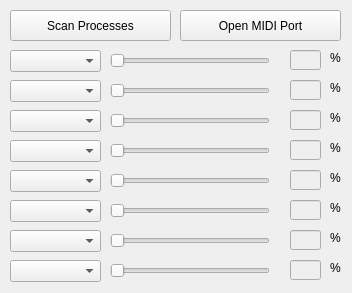
<?xml version="1.0" encoding="UTF-8"?>
<ui version="4.0">
 <class>MainWindow</class>
 <widget class="QMainWindow" name="MainWindow">
  <property name="geometry">
   <rect>
    <x>0</x>
    <y>0</y>
    <width>352</width>
    <height>293</height>
   </rect>
  </property>
  <property name="windowTitle">
   <string>Power Mixer</string>
  </property>
  <widget class="QWidget" name="centralwidget">
   <widget class="QPushButton" name="pushScan">
    <property name="geometry">
     <rect>
      <x>10</x>
      <y>10</y>
      <width>161</width>
      <height>31</height>
     </rect>
    </property>
    <property name="text">
     <string>Scan Processes</string>
    </property>
   </widget>
   <widget class="QPushButton" name="pushMIDI">
    <property name="geometry">
     <rect>
      <x>180</x>
      <y>10</y>
      <width>161</width>
      <height>31</height>
     </rect>
    </property>
    <property name="text">
     <string>Open MIDI Port</string>
    </property>
   </widget>
   <widget class="QComboBox" name="listProcess0">
    <property name="geometry">
     <rect>
      <x>10</x>
      <y>50</y>
      <width>91</width>
      <height>22</height>
     </rect>
    </property>
   </widget>
   <widget class="QComboBox" name="listProcess1">
    <property name="geometry">
     <rect>
      <x>10</x>
      <y>80</y>
      <width>91</width>
      <height>22</height>
     </rect>
    </property>
   </widget>
   <widget class="QComboBox" name="listProcess2">
    <property name="geometry">
     <rect>
      <x>10</x>
      <y>110</y>
      <width>91</width>
      <height>22</height>
     </rect>
    </property>
   </widget>
   <widget class="QComboBox" name="listProcess3">
    <property name="geometry">
     <rect>
      <x>10</x>
      <y>140</y>
      <width>91</width>
      <height>22</height>
     </rect>
    </property>
   </widget>
   <widget class="QComboBox" name="listProcess4">
    <property name="geometry">
     <rect>
      <x>10</x>
      <y>170</y>
      <width>91</width>
      <height>22</height>
     </rect>
    </property>
   </widget>
   <widget class="QComboBox" name="listProcess5">
    <property name="geometry">
     <rect>
      <x>10</x>
      <y>200</y>
      <width>91</width>
      <height>22</height>
     </rect>
    </property>
   </widget>
   <widget class="QComboBox" name="listProcess6">
    <property name="geometry">
     <rect>
      <x>10</x>
      <y>230</y>
      <width>91</width>
      <height>22</height>
     </rect>
    </property>
   </widget>
   <widget class="QComboBox" name="listProcess7">
    <property name="geometry">
     <rect>
      <x>10</x>
      <y>260</y>
      <width>91</width>
      <height>22</height>
     </rect>
    </property>
   </widget>
   <widget class="QSlider" name="sliderProcess0">
    <property name="enabled">
     <bool>false</bool>
    </property>
    <property name="geometry">
     <rect>
      <x>110</x>
      <y>50</y>
      <width>160</width>
      <height>22</height>
     </rect>
    </property>
    <property name="orientation">
     <enum>Qt::Horizontal</enum>
    </property>
   </widget>
   <widget class="QSlider" name="sliderProcess1">
    <property name="enabled">
     <bool>false</bool>
    </property>
    <property name="geometry">
     <rect>
      <x>110</x>
      <y>80</y>
      <width>160</width>
      <height>22</height>
     </rect>
    </property>
    <property name="orientation">
     <enum>Qt::Horizontal</enum>
    </property>
   </widget>
   <widget class="QSlider" name="sliderProcess2">
    <property name="enabled">
     <bool>false</bool>
    </property>
    <property name="geometry">
     <rect>
      <x>110</x>
      <y>110</y>
      <width>160</width>
      <height>22</height>
     </rect>
    </property>
    <property name="orientation">
     <enum>Qt::Horizontal</enum>
    </property>
   </widget>
   <widget class="QSlider" name="sliderProcess3">
    <property name="enabled">
     <bool>false</bool>
    </property>
    <property name="geometry">
     <rect>
      <x>110</x>
      <y>140</y>
      <width>160</width>
      <height>22</height>
     </rect>
    </property>
    <property name="orientation">
     <enum>Qt::Horizontal</enum>
    </property>
   </widget>
   <widget class="QSlider" name="sliderProcess4">
    <property name="enabled">
     <bool>false</bool>
    </property>
    <property name="geometry">
     <rect>
      <x>110</x>
      <y>170</y>
      <width>160</width>
      <height>22</height>
     </rect>
    </property>
    <property name="orientation">
     <enum>Qt::Horizontal</enum>
    </property>
   </widget>
   <widget class="QSlider" name="sliderProcess5">
    <property name="enabled">
     <bool>false</bool>
    </property>
    <property name="geometry">
     <rect>
      <x>110</x>
      <y>200</y>
      <width>160</width>
      <height>22</height>
     </rect>
    </property>
    <property name="orientation">
     <enum>Qt::Horizontal</enum>
    </property>
   </widget>
   <widget class="QSlider" name="sliderProcess6">
    <property name="enabled">
     <bool>false</bool>
    </property>
    <property name="geometry">
     <rect>
      <x>110</x>
      <y>230</y>
      <width>160</width>
      <height>22</height>
     </rect>
    </property>
    <property name="orientation">
     <enum>Qt::Horizontal</enum>
    </property>
   </widget>
   <widget class="QSlider" name="sliderProcess7">
    <property name="enabled">
     <bool>false</bool>
    </property>
    <property name="geometry">
     <rect>
      <x>110</x>
      <y>260</y>
      <width>160</width>
      <height>22</height>
     </rect>
    </property>
    <property name="orientation">
     <enum>Qt::Horizontal</enum>
    </property>
   </widget>
   <widget class="QLineEdit" name="processValue0">
    <property name="enabled">
     <bool>false</bool>
    </property>
    <property name="geometry">
     <rect>
      <x>290</x>
      <y>50</y>
      <width>31</width>
      <height>20</height>
     </rect>
    </property>
    <property name="readOnly">
     <bool>true</bool>
    </property>
   </widget>
   <widget class="QLineEdit" name="processValue1">
    <property name="enabled">
     <bool>false</bool>
    </property>
    <property name="geometry">
     <rect>
      <x>290</x>
      <y>80</y>
      <width>31</width>
      <height>20</height>
     </rect>
    </property>
    <property name="readOnly">
     <bool>true</bool>
    </property>
   </widget>
   <widget class="QLineEdit" name="processValue2">
    <property name="enabled">
     <bool>false</bool>
    </property>
    <property name="geometry">
     <rect>
      <x>290</x>
      <y>110</y>
      <width>31</width>
      <height>20</height>
     </rect>
    </property>
    <property name="readOnly">
     <bool>true</bool>
    </property>
   </widget>
   <widget class="QLineEdit" name="processValue3">
    <property name="enabled">
     <bool>false</bool>
    </property>
    <property name="geometry">
     <rect>
      <x>290</x>
      <y>140</y>
      <width>31</width>
      <height>20</height>
     </rect>
    </property>
    <property name="readOnly">
     <bool>true</bool>
    </property>
   </widget>
   <widget class="QLineEdit" name="processValue4">
    <property name="enabled">
     <bool>false</bool>
    </property>
    <property name="geometry">
     <rect>
      <x>290</x>
      <y>170</y>
      <width>31</width>
      <height>20</height>
     </rect>
    </property>
    <property name="readOnly">
     <bool>true</bool>
    </property>
   </widget>
   <widget class="QLineEdit" name="processValue5">
    <property name="enabled">
     <bool>false</bool>
    </property>
    <property name="geometry">
     <rect>
      <x>290</x>
      <y>200</y>
      <width>31</width>
      <height>20</height>
     </rect>
    </property>
    <property name="readOnly">
     <bool>true</bool>
    </property>
   </widget>
   <widget class="QLineEdit" name="processValue6">
    <property name="enabled">
     <bool>false</bool>
    </property>
    <property name="geometry">
     <rect>
      <x>290</x>
      <y>230</y>
      <width>31</width>
      <height>20</height>
     </rect>
    </property>
    <property name="readOnly">
     <bool>true</bool>
    </property>
   </widget>
   <widget class="QLineEdit" name="processValue7">
    <property name="enabled">
     <bool>false</bool>
    </property>
    <property name="geometry">
     <rect>
      <x>290</x>
      <y>260</y>
      <width>31</width>
      <height>20</height>
     </rect>
    </property>
    <property name="readOnly">
     <bool>true</bool>
    </property>
   </widget>
   <widget class="QLabel" name="label">
    <property name="geometry">
     <rect>
      <x>330</x>
      <y>50</y>
      <width>47</width>
      <height>16</height>
     </rect>
    </property>
    <property name="text">
     <string>%</string>
    </property>
   </widget>
   <widget class="QLabel" name="label_2">
    <property name="geometry">
     <rect>
      <x>330</x>
      <y>80</y>
      <width>47</width>
      <height>16</height>
     </rect>
    </property>
    <property name="text">
     <string>%</string>
    </property>
   </widget>
   <widget class="QLabel" name="label_3">
    <property name="geometry">
     <rect>
      <x>330</x>
      <y>110</y>
      <width>47</width>
      <height>16</height>
     </rect>
    </property>
    <property name="text">
     <string>%</string>
    </property>
   </widget>
   <widget class="QLabel" name="label_4">
    <property name="geometry">
     <rect>
      <x>330</x>
      <y>140</y>
      <width>47</width>
      <height>16</height>
     </rect>
    </property>
    <property name="text">
     <string>%</string>
    </property>
   </widget>
   <widget class="QLabel" name="label_5">
    <property name="geometry">
     <rect>
      <x>330</x>
      <y>170</y>
      <width>47</width>
      <height>16</height>
     </rect>
    </property>
    <property name="text">
     <string>%</string>
    </property>
   </widget>
   <widget class="QLabel" name="label_6">
    <property name="geometry">
     <rect>
      <x>330</x>
      <y>200</y>
      <width>47</width>
      <height>16</height>
     </rect>
    </property>
    <property name="text">
     <string>%</string>
    </property>
   </widget>
   <widget class="QLabel" name="label_7">
    <property name="geometry">
     <rect>
      <x>330</x>
      <y>230</y>
      <width>47</width>
      <height>16</height>
     </rect>
    </property>
    <property name="text">
     <string>%</string>
    </property>
   </widget>
   <widget class="QLabel" name="label_8">
    <property name="geometry">
     <rect>
      <x>330</x>
      <y>260</y>
      <width>47</width>
      <height>16</height>
     </rect>
    </property>
    <property name="text">
     <string>%</string>
    </property>
   </widget>
  </widget>
 </widget>
 <resources/>
 <connections/>
</ui>
